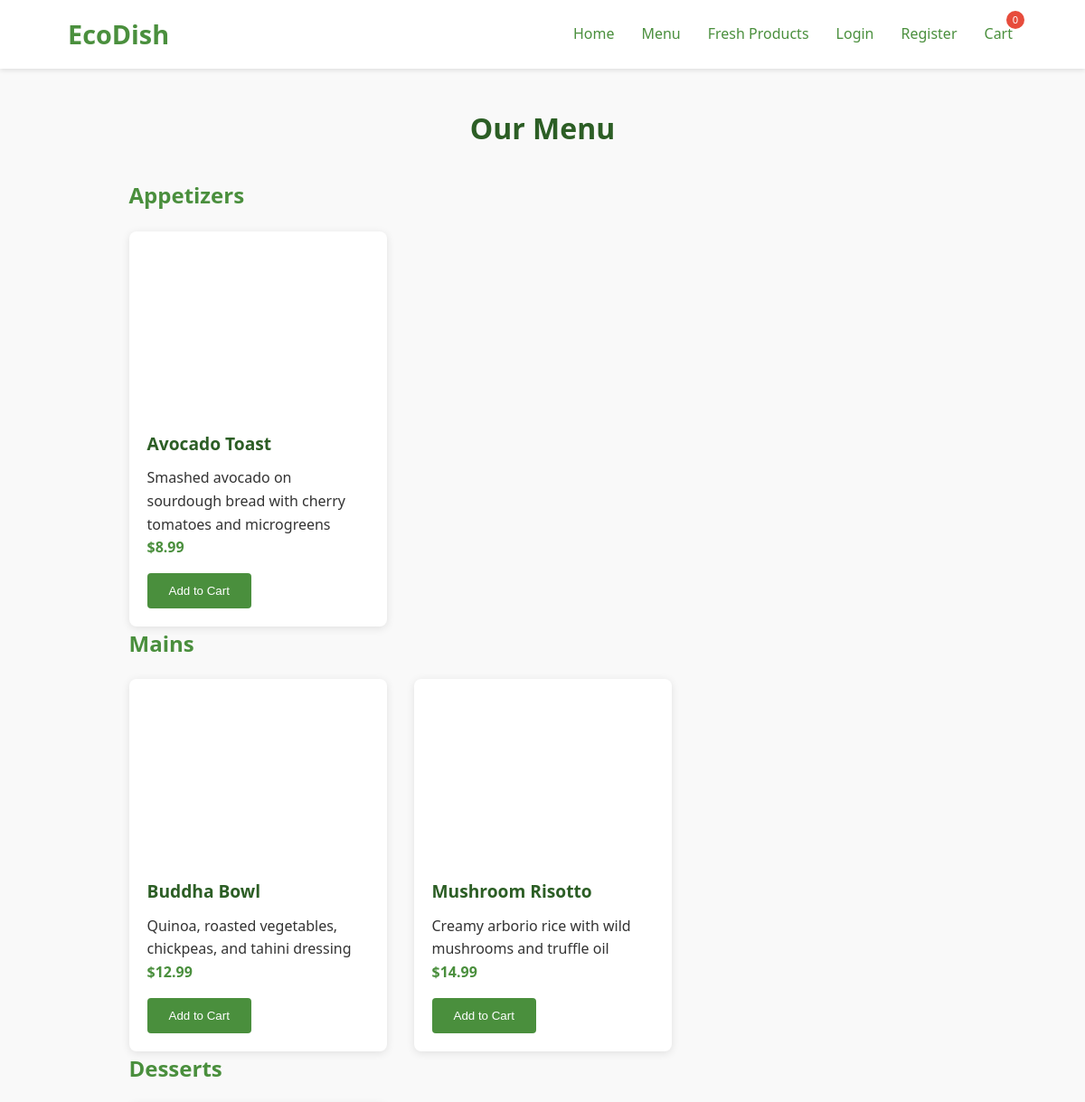
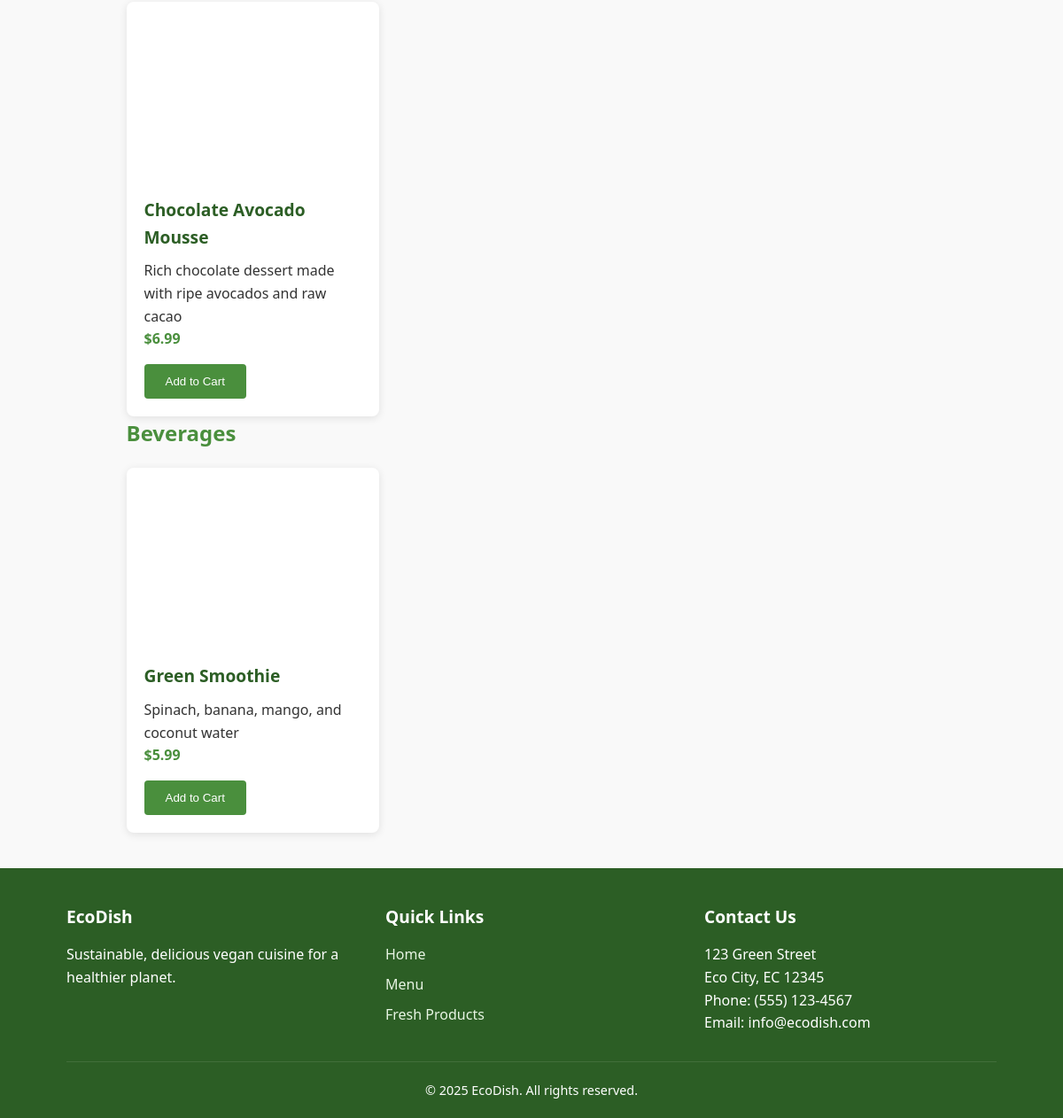
Before: /Firstfile/menu.php with the older database file (2 pictures, top to bottom).
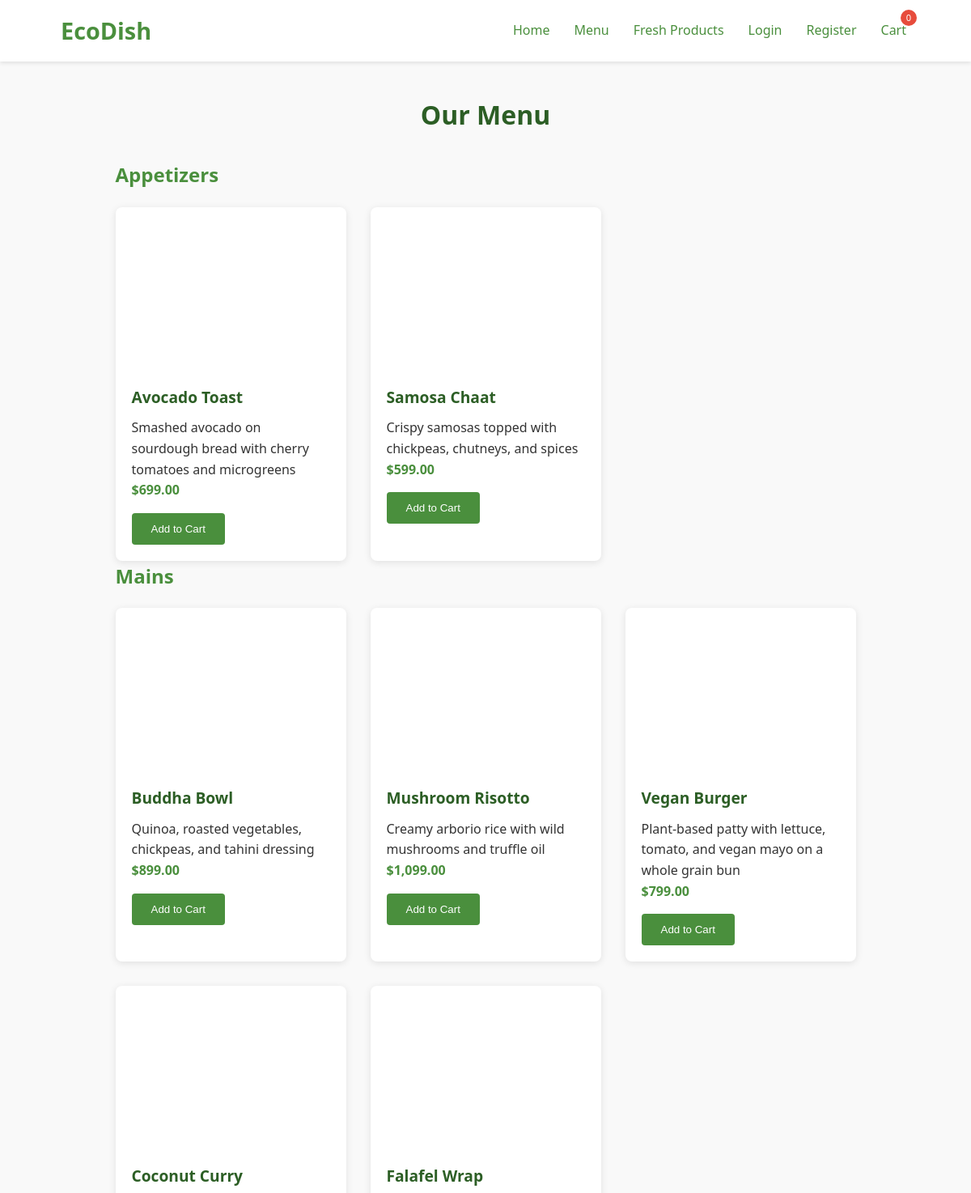
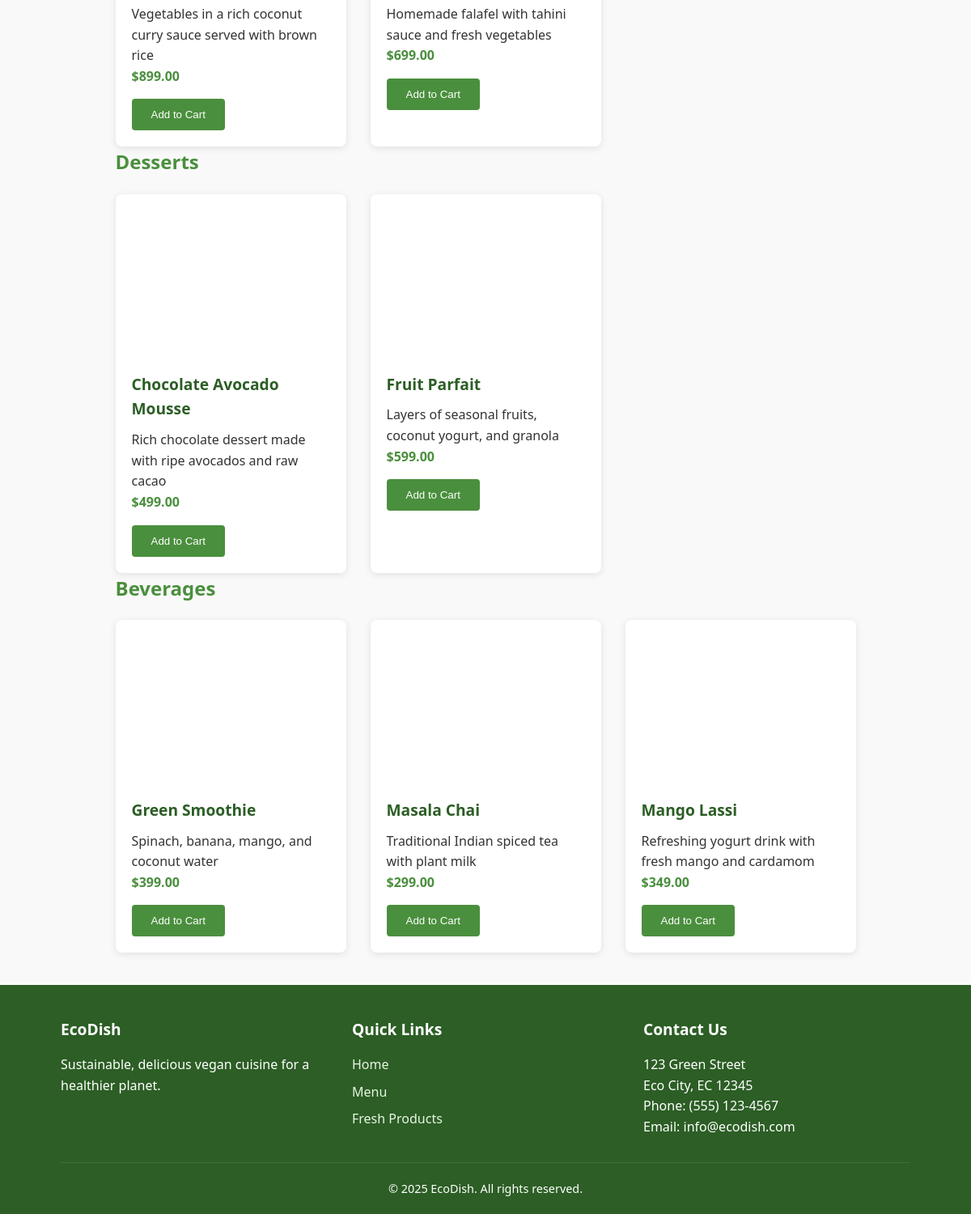
After: the same page with the newer database file (2 pictures, top to bottom).
### tables this page shows
CREATE TABLE IF NOT EXISTS `menu_items` (
    `id` INT AUTO_INCREMENT PRIMARY KEY,
    `name` VARCHAR(100) NOT NULL,
    `description` TEXT,
    `price` DECIMAL(10, 2) NOT NULL,
    `category` ENUM('appetizer', 'main', 'dessert', 'beverage') NOT NULL,
    `image_path` VARCHAR(255),
    `is_available` BOOLEAN DEFAULT TRUE
);

### Firstfile/include/functions.php (called while the page is built, shortened)
<?php
function formatPrice($price) {
    return '$' . number_format($price, 2);
}
?>

### Firstfile/menu.php (the view, shortened to what this page needs)
<?php
require_once 'includes/header.php';
$database = new Database();
$db = $database->connect();
$categories = ['appetizer', 'main', 'dessert', 'beverage'];
?>
<h1 class="page-title">Our Menu</h1>
<?php foreach ($categories as $category): ?>
    <section class="menu-section">
        <div class="container">
            <h2 style="margin-bottom: 20px; color: #4a8f3d; text-transform: capitalize;">
                <?php echo $category; ?>s
            </h2>
            <?php
            $query = "SELECT * FROM menu_items WHERE category = :category AND is_available = 1";
            $stmt = $db->prepare($query);
            $stmt->bindParam(':category', $category);
            $stmt->execute();
            if ($stmt->rowCount() > 0) {
                echo '<div class="grid">';
                while ($item = $stmt->fetch()) {
                    $imagePath = !empty($item['image_path']) ? 'assets/images/' . $item['image_path'] : '/placeholder.svg?height=200&width=300';
                    ?>
                    <div class="card">
                        <div class="card-image" style="background-image: url('<?php echo $imagePath; ?>')"></div>
                        <div class="card-content">
                            <h3 class="card-title"><?php echo $item['name']; ?></h3>
                            <p><?php echo $item['description']; ?></p>
                            <div class="card-price"><?php echo formatPrice($item['price']); ?></div>
                            <button class="btn add-to-cart" data-id="<?php echo $item['id']; ?>" data-type="menu">Add to Cart</button>
                        </div>
                    </div>
                    <?php
                }
                echo '</div>';
            } else {
                echo '<p>No ' . $category . 's available at the moment.</p>';
            }
            ?>
        </div>
    </section>
<?php endforeach; ?>
<?php require_once 'includes/footer.php'; ?>

Changed rows visible on the page:
changed menu_items "Avocado Toast": price "$8.99" → "$699.00"
added menu_items: name "Samosa Chaat", description "Crispy samosas topped with chickpeas, chutneys, and spices", price "$599.00", shown under "Appetizer"
changed menu_items "Buddha Bowl": price "$12.99" → "$899.00"
changed menu_items "Mushroom Risotto": price "$14.99" → "$1,099.00"
added menu_items: name "Vegan Burger", description "Plant-based patty with lettuce, tomato, and vegan mayo on a whole grain bun", price "$799.00", shown under "Main"
added menu_items: name "Coconut Curry", description "Vegetables in a rich coconut curry sauce served with brown rice", price "$899.00", shown under "Main"
added menu_items: name "Falafel Wrap", description "Homemade falafel with tahini sauce and fresh vegetables", price "$699.00", shown under "Main"
changed menu_items "Chocolate Avocado Mousse": price "$6.99" → "$499.00"
added menu_items: name "Fruit Parfait", description "Layers of seasonal fruits, coconut yogurt, and granola", price "$599.00", shown under "Dessert"
changed menu_items "Green Smoothie": price "$5.99" → "$399.00"
added menu_items: name "Masala Chai", description "Traditional Indian spiced tea with plant milk", price "$299.00", shown under "Beverage"
added menu_items: name "Mango Lassi", description "Refreshing yogurt drink with fresh mango and cardamom", price "$349.00", shown under "Beverage"
